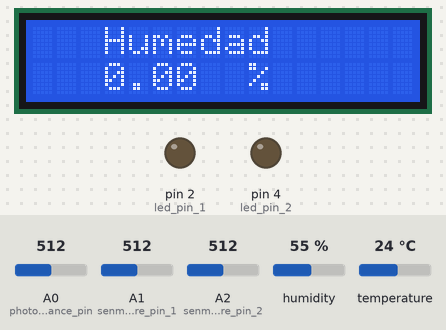
Bench run of a sketch on a simulated Arduino Uno, built with avr-gcc and run on an emulated ATmega328P. On the bench: 16×2 character LCD, output pins drawn as LEDs (lit = HIGH). Inputs (shaded band) come from the test bench; at power-on: humidity 55 %, temperature 24 °C, A0 (photoresistance_pin) = 512, A1 (senmoisture_pin_1) = 512, A2 (senmoisture_pin_2) = 512. The local clock reads 2024-03-15 10:24:30 at power-on unless the sketch sets it; what the sketch prints to the serial monitor is not drawn.

Above: at 1.2 s.
1.3 s: humidity set to 22 %
At 9.6 s:
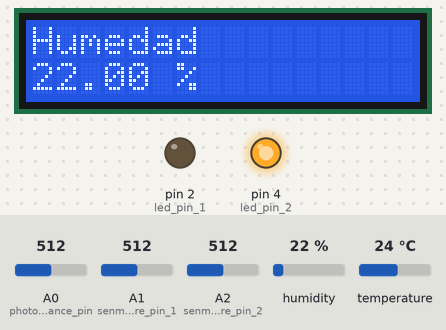
10.2 s: temperature set to 12 °C
19.1 s: humidity set to 40 %
At 27.4 s:
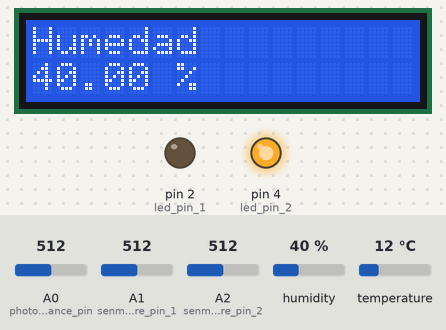
28.0 s: temperature set to 19 °C
At 39.4 s:
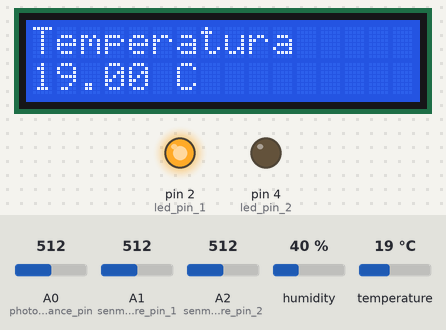
Timing chart, 0 to 40.9 s (numbered marks = the images above; inputs shaded):
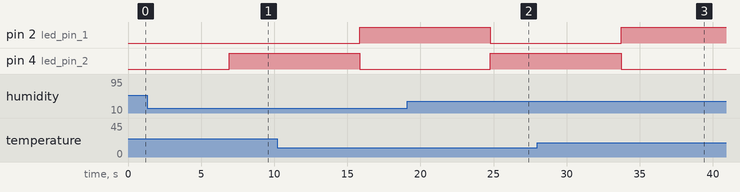

The sketch:

Terraria.ino
```cpp
// librerias para el esencial

#include <LiquidCrystal_I2C.h>
#include <DS1307RTC.h >
#include <DHT.h>
#include <DHT_U.h>
#include <Wire.h>
#include <TimeLib.h>

// moisture sensors Pins and values
int senmoisture_pin_1 = A1;
int senmoisture_pin_2 = A2;
float moisture_1;
float moisture_2;

// Light Sensor Pins and values
int photoresistance_pin = A0;
float photoresistance_val;

// Digital Temperature Sensor setup
int temp_sensor_pin = 8;
#define DHTTYPE DHT11
DHT dht(temp_sensor_pin, DHTTYPE);
int tempt_check_threshold = 2000;
unsigned long prev_time = 0;
float humidity = 0;
float temp = 0;

tmElements_t tm;

// Informative Leds Pins and values
int led_pin_1 = 2;
int led_pin_2 = 4;
bool pin_state = false;

//set up lcd
LiquidCrystal_I2C lcd(0x27, 16, 2);

void setup() {
Serial.begin(9600);

lcd.init();
lcd.backlight();

dht.begin();

pinMode(led_pin_1, OUTPUT);
pinMode(led_pin_2, OUTPUT);
}

void loop() {
  unsigned long current_time = millis();

  photoresistance_val = analogRead(photoresistance_pin);

  moisture_1 = analogRead(senmoisture_pin_1);
  moisture_2 = analogRead(senmoisture_pin_2);

  if (current_time - prev_time >= tempt_check_threshold){
    humidity = dht.readHumidity();
    temp = dht.readTemperature();
    prev_time = current_time;
    }

  lcd.setCursor(0,0);
  lcd.print("Humedad");
  lcd.setCursor(0,1);
  lcd.print(humidity);
  lcd.setCursor(6,1);
  lcd.print("%");
  delay(750);
  for (int i = 0; i < 15; i++){
    lcd.scrollDisplayRight();
    delay(150);
    }
  lcd.clear();

  lcd.setCursor(0,0);
  lcd.print("Temperatura");
  lcd.setCursor(0,1);
  lcd.print(temp);
  lcd.setCursor(6,1);
  lcd.print("C");
  delay(750);
  for (int i = 0; i < 15; i++){
    lcd.scrollDisplayRight();
    delay(150);
    }
  lcd.clear();

// Displaying Time to lcd
  if(RTC.read(tm)){
    lcd.setCursor(0,0);
    lcd.print("Current Time");
    lcd.setCursor(0,1);
    print2digitsLCD(tm.Hour);
    lcd.setCursor(2,1);
    lcd.print(":");
    lcd.setCursor(3,1);
    print2digitsLCD(tm.Minute);
    lcd.setCursor(5,1);
    lcd.print(":");
    lcd.setCursor(6,1);
    print2digitsLCD(tm.Second);
    delay(750);
    lcd.clear();
    }

  if (pin_state){
    digitalWrite(led_pin_1, HIGH);
    digitalWrite(led_pin_2, LOW);
    pin_state = false;

    }else{
    digitalWrite(led_pin_1, LOW);
    digitalWrite(led_pin_2, HIGH);
    pin_state = true;
      }

  if(RTC.read(tm)){
    Serial.print("Time = ");
    print2digits(tm.Hour);
    Serial.write(':');
    print2digits(tm.Minute);
    Serial.write(':');
    print2digits(tm.Second);
    Serial.print(", Date (D/M/Y) = ");
    Serial.print(tm.Day);
    Serial.write('/');
    Serial.print(tm.Month);
    Serial.write('/');
    Serial.print(tmYearToCalendar(tm.Year));
    Serial.println(" ");
    }

  Serial.print("Luminicencia: ");
  Serial.print(photoresistance_val);
  Serial.print(" Humedad de suelo: ");
  Serial.print(moisture_1);
  Serial.print(" ");
  Serial.print(moisture_2);
  Serial.print(" Humedad: ");
  Serial.print(humidity);
  Serial.print(" Temperatura: ");
  Serial.println(temp);
  delay(2000);

}

void print2digits(int number) {
  if (number >= 0 && number < 10) {
    Serial.write('0');
  }
  Serial.print(number);
}

void print2digitsLCD(int number){
  if (number >= 0 && number < 10){
    String zero = "0";
    lcd.print(zero + number);
    }else{
    lcd.print(number);
      }
  }
```

Measured:
- what the display in image 1 shows lasts 0.8 s, from 9.0 s to 9.8 s
